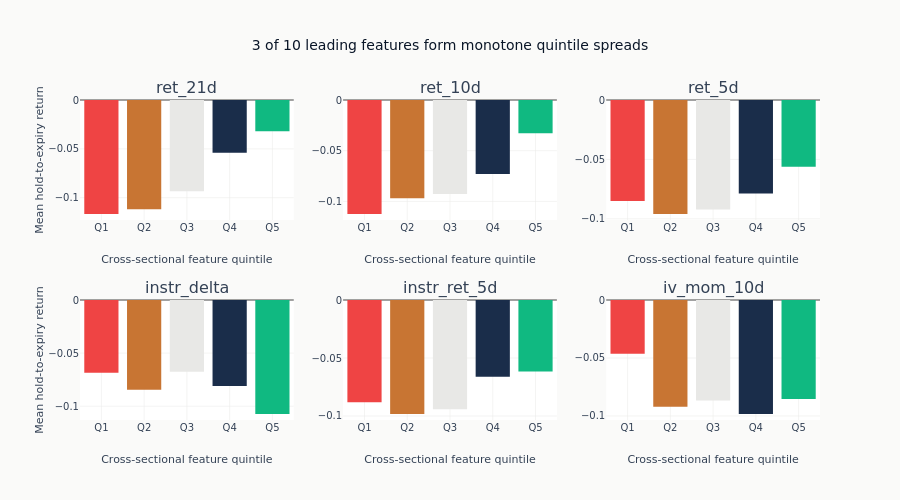

Notebook code cell kept with this figure:
### Markdown cell above
### Quantile Return Plots

### Code cell
if quantile_spreads:
    n_show = min(6, len(quantile_spreads))
    feats_to_show = list(quantile_spreads.keys())[:n_show]
    n_cols = min(3, n_show)
    n_rows_fig = (n_show + n_cols - 1) // n_cols

    fig = make_subplots(rows=n_rows_fig, cols=n_cols, subplot_titles=feats_to_show[:n_show])
    for idx, feat in enumerate(feats_to_show):
        r, c = divmod(idx, n_cols)
        q_means = quantile_spreads[feat]["q_means"]
        fig.add_trace(
            go.Bar(
                x=[f"Q{i + 1}" for i in range(len(q_means))],
                y=q_means,
                marker_color=[
                    COLORS["negative"],
                    COLORS["copper"],
                    COLORS["silver_muted"],
                    COLORS["slate"],
                    COLORS["positive"],
                ],
                showlegend=False,
            ),
            row=r + 1,
            col=c + 1,
        )
    fig.update_layout(
        template="ml4t",
        height=250 * n_rows_fig,
        width=900,
        title_text=(
            f"{n_monotone} of {len(monotonicity_scores)} leading features form monotone "
            "quintile spreads"
        ),
    )
    fig.update_xaxes(title_text="Cross-sectional feature quintile")
    for row in range(1, n_rows_fig + 1):
        fig.update_yaxes(title_text="Mean hold-to-expiry return", row=row, col=1)
    fig.show()

### Figure 1 — Plotly figure (JSON) as saved in the notebook; plotly's stock layout.template omitted (floating-point values rounded to 4 significant figures)
{"data": [{"marker": {"color": ["#ef4444", "#C87533", "#e8e8e6", "#1a2d4a", "#10b981"]}, "showlegend": false, "type": "bar", "x": ["Q1", "Q2", "Q3", "Q4", "Q5"], "xaxis": "x", "y": [-0.1167, -0.1117, -0.09341, -0.0541, -0.03199], "yaxis": "y"}, {"marker": {"color": ["#ef4444", "#C87533", "#e8e8e6", "#1a2d4a", "#10b981"]}, "showlegend": false, "type": "bar", "x": ["Q1", "Q2", "Q3", "Q4", "Q5"], "xaxis": "x2", "y": [-0.1124, -0.09688, -0.09282, -0.073, -0.03282], "yaxis": "y2"}, {"marker": {"color": ["#ef4444", "#C87533", "#e8e8e6", "#1a2d4a", "#10b981"]}, "showlegend": false, "type": "bar", "x": ["Q1", "Q2", "Q3", "Q4", "Q5"], "xaxis": "x3", "y": [-0.0851, -0.09598, -0.09222, -0.07876, -0.05625], "yaxis": "y3"}, {"marker": {"color": ["#ef4444", "#C87533", "#e8e8e6", "#1a2d4a", "#10b981"]}, "showlegend": false, "type": "bar", "x": ["Q1", "Q2", "Q3", "Q4", "Q5"], "xaxis": "x4", "y": [-0.0685, -0.08451, -0.06753, -0.08095, -0.1073], "yaxis": "y4"}, {"marker": {"color": ["#ef4444", "#C87533", "#e8e8e6", "#1a2d4a", "#10b981"]}, "showlegend": false, "type": "bar", "x": ["Q1", "Q2", "Q3", "Q4", "Q5"], "xaxis": "x5", "y": [-0.08813, -0.09828, -0.09413, -0.06621, -0.06158], "yaxis": "y5"}, {"marker": {"color": ["#ef4444", "#C87533", "#e8e8e6", "#1a2d4a", "#10b981"]}, "showlegend": false, "type": "bar", "x": ["Q1", "Q2", "Q3", "Q4", "Q5"], "xaxis": "x6", "y": [-0.04628, -0.09198, -0.08676, -0.09832, -0.08547], "yaxis": "y6"}], "layout": {"annotations": [{"font": {"size": 16}, "showarrow": false, "text": "ret_21d", "x": 0.1444, "xanchor": "center", "xref": "paper", "y": 1.0, "yanchor": "bottom", "yref": "paper"}, {"font": {"size": 16}, "showarrow": false, "text": "ret_10d", "x": 0.5, "xanchor": "center", "xref": "paper", "y": 1.0, "yanchor": "bottom", "yref": "paper"}, {"font": {"size": 16}, "showarrow": false, "text": "ret_5d", "x": 0.8556, "xanchor": "center", "xref": "paper", "y": 1.0, "yanchor": "bottom", "yref": "paper"}, {"font": {"size": 16}, "showarrow": false, "text": "instr_delta", "x": 0.1444, "xanchor": "center", "xref": "paper", "y": 0.375, "yanchor": "bottom", "yref": "paper"}, {"font": {"size": 16}, "showarrow": false, "text": "instr_ret_5d", "x": 0.5, "xanchor": "center", "xref": "paper", "y": 0.375, "yanchor": "bottom", "yref": "paper"}, {"font": {"size": 16}, "showarrow": false, "text": "iv_mom_10d", "x": 0.8556, "xanchor": "center", "xref": "paper", "y": 0.375, "yanchor": "bottom", "yref": "paper"}], "height": 500, "title": {"text": "3 of 10 leading features form monotone quintile spreads"}, "width": 900, "xaxis": {"anchor": "y", "domain": [0.0, 0.2889], "title": {"text": "Cross-sectional feature quintile"}}, "xaxis2": {"anchor": "y2", "domain": [0.3556, 0.6444], "title": {"text": "Cross-sectional feature quintile"}}, "xaxis3": {"anchor": "y3", "domain": [0.7111, 1.0], "title": {"text": "Cross-sectional feature quintile"}}, "xaxis4": {"anchor": "y4", "domain": [0.0, 0.2889], "title": {"text": "Cross-sectional feature quintile"}}, "xaxis5": {"anchor": "y5", "domain": [0.3556, 0.6444], "title": {"text": "Cross-sectional feature quintile"}}, "xaxis6": {"anchor": "y6", "domain": [0.7111, 1.0], "title": {"text": "Cross-sectional feature quintile"}}, "yaxis": {"anchor": "x", "domain": [0.625, 1.0], "title": {"text": "Mean hold-to-expiry return"}}, "yaxis2": {"anchor": "x2", "domain": [0.625, 1.0]}, "yaxis3": {"anchor": "x3", "domain": [0.625, 1.0]}, "yaxis4": {"anchor": "x4", "domain": [0.0, 0.375], "title": {"text": "Mean hold-to-expiry return"}}, "yaxis5": {"anchor": "x5", "domain": [0.0, 0.375]}, "yaxis6": {"anchor": "x6", "domain": [0.0, 0.375]}}}
